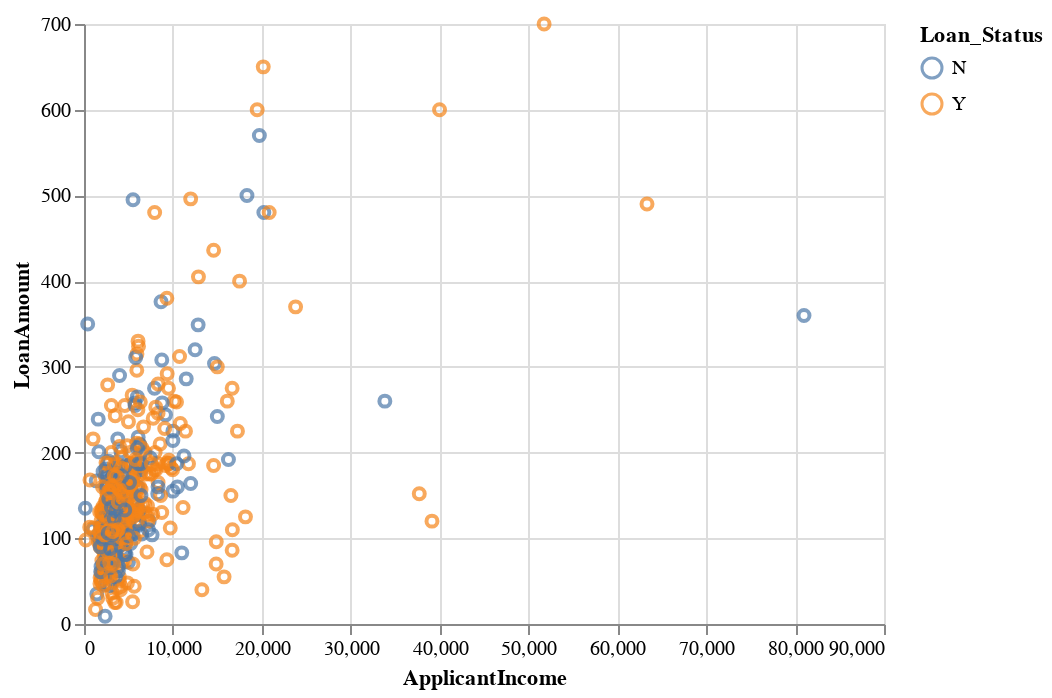

Here is the notebook cell this chart was saved with:
### Code cell
alt.Chart(df).mark_point().encode(
    x='ApplicantIncome',
    y='LoanAmount',
    color='Loan_Status')

### Figure 1 — Vega-Lite specification as saved in the notebook (floating-point values rounded to 4 significant figures; data arrays with more than 128 entries replaced by an {"elided": "..."} marker saying what was removed)
{"config": {"view": {"continuousWidth": 400, "continuousHeight": 300}}, "data": {"name": "data-cfa7f741517e14624e4f6d73931606d9"}, "mark": "point", "encoding": {"color": {"field": "Loan_Status", "type": "nominal"}, "x": {"field": "ApplicantIncome", "type": "quantitative"}, "y": {"field": "LoanAmount", "type": "quantitative"}}, "$schema": "https://vega.github.io/schema/vega-lite/v4.17.0.json", "datasets": {"data-cfa7f741517e14624e4f6d73931606d9": {"elided": "614 records"}}}
